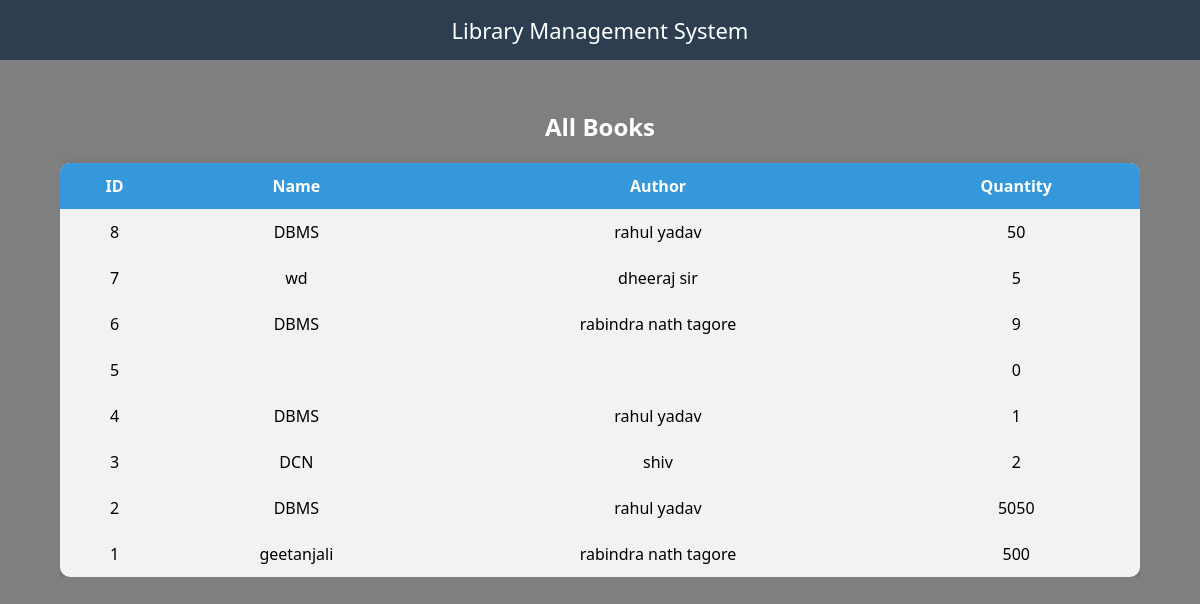
Page /view_books.php (signed in) on the committed database.
### tables this page shows
CREATE TABLE `books` (
  `id` int(11) NOT NULL,
  `name` varchar(100) DEFAULT NULL,
  `author` varchar(100) DEFAULT NULL,
  `quantity` int(11) DEFAULT NULL
);

### view_books.php (the view, shortened to what this page needs)
<?php
include "db.php";
?>
<!DOCTYPE html>
<html>
<head>
    <link rel="stylesheet" href="style.css">
</head>
<body class="dashboard-bg">
    <div class="container">
        <h2>All Books</h2>
        <table class="view-books-table">
            <tr>
                <th>ID</th>
                <th>Name</th>
                <th>Author</th>
                <th>Quantity</th>
            </tr>
            <?php
            $res = mysqli_query($conn, "SELECT * FROM books ORDER BY id DESC");
            if(mysqli_num_rows($res) > 0){
                while($row = mysqli_fetch_array($res)){
                    echo "<tr>
                        <td>{$row['id']}</td>
                        <td>{$row['name']}</td>
                        <td>{$row['author']}</td>
                        <td>{$row['quantity']}</td>
                    </tr>";
                }
            } else {
                echo "<tr><td colspan='4'>No books available</td></tr>";
            }
            ?>
        </table>
    </div>
</body>
</html>

### style.css (style rules this page uses)
body { margin: 0; font-family: 'Segoe UI', sans-serif; background: #f0f2f5; }
.container { width: 90%; margin: auto; margin-top: 30px; }
table { width: 100%; border-collapse: collapse; background: white; }
th { background: #3498db; color: white; padding: 10px; }
td { padding: 10px; text-align: center; }
tr:nth-child(even) { background: #f2f2f2; }

### view_books.php (style rules this page uses)
body { background: linear-gradient(rgba(0,0,0,0.5), rgba(0,0,0,0.5)), url('images/rahul2.jpg'); background-size: cover; background-position: center; height: 100vh; font-family: 'Segoe UI', sans-serif; margin: 0; }
.container { width: 90%; margin: 40px auto; overflow-x: auto; }
h2 { text-align: center; color: white; margin-bottom: 20px; }
.view-books-table { width: 100%; border-collapse: collapse; background: rgba(255,255,255,0.9); border-radius: 10px; overflow: hidden; box-shadow: 0 5px 15px rgba(0,0,0,0.2); }
.view-books-table th, .view-books-table td { padding: 12px; text-align: center; }
.view-books-table th { background-color: #3498db; color: white; }
.view-books-table tr:nth-child(even) { background-color: #f2f2f2; }

### rows in the picture
books: id "8", name "DBMS", author "rahul yadav", quantity "50"
books: id "7", name "wd", author "dheeraj sir", quantity "5"
books: id "6", name "DBMS", author "rabindra nath tagore", quantity "9"
books: id "5", quantity "0"
books: id "4", name "DBMS", author "rahul yadav", quantity "1"
books: id "3", name "DCN", author "shiv", quantity "2"
books: id "2", name "DBMS", author "rahul yadav", quantity "5050"
books: id "1", name "geetanjali", author "rabindra nath tagore", quantity "500"
